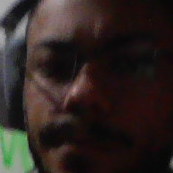
#> input picture dataset/Felipe/000.png, 173 x 173 px
$ python -i filtros.py   (imports and definitions only)   (older library calls are emulated)
#> lines starting #> are read from the running program, lines starting #| are printed output that depends on the picture
#> further down, picture is the input picture: shape (173, 173, 3); mean B, G, R 34.2, 37.3, 46.6
"""Filtragem espacial e detecção de bordas."""
import cv2
import numpy as np


def filtro_media(img: np.ndarray, k: int = 5) -> np.ndarray:
    """Média (box filter): suaviza ruído, mas borra as bordas."""
    return cv2.blur(img, (k, k))


def filtro_mediana(img: np.ndarray, k: int = 5) -> np.ndarray:
    """Mediana: excelente contra ruído sal-e-pimenta, preserva melhor as bordas."""
    return cv2.medianBlur(img, k)


def filtro_gaussiano(img: np.ndarray, k: int = 5, sigma: float = 0) -> np.ndarray:
    """Gaussiano: média ponderada (sigma=0 => calculado a partir de k)."""
    return cv2.GaussianBlur(img, (k, k), sigma)


def _cinza(img: np.ndarray) -> np.ndarray:
    return img if img.ndim == 2 else cv2.cvtColor(img, cv2.COLOR_BGR2GRAY)
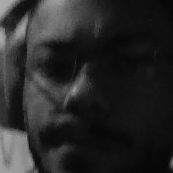
#> returned value: shape (173, 173); min 3, max 175, mean 39.7


def sobel(img: np.ndarray, k: int = 3) -> np.ndarray:
    """Magnitude do gradiente de Sobel, normalizada para 0-255."""
    g = _cinza(img)
    gx = cv2.Sobel(g, cv2.CV_64F, 1, 0, ksize=k)
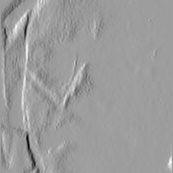
#> gx: shape (173, 173) float64; min -413, max 254, mean -4.2; drawn with min black and max white
    gy = cv2.Sobel(g, cv2.CV_64F, 0, 1, ksize=k)
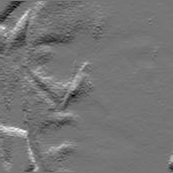
#> gy: shape (173, 173) float64; min -193, max 226, mean -0.8; drawn with min black and max white
    mag = np.hypot(gx, gy)
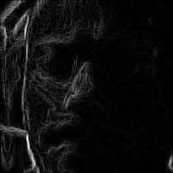
#> mag: shape (173, 173) float64; min 0, max 413.8, mean 24.1; drawn with min black and max white
    if mag.max() > 0:
        mag = mag / mag.max() * 255
    return mag.astype(np.uint8)


def canny(img: np.ndarray, limiar1: int = 100, limiar2: int = 200) -> np.ndarray:
    """Canny com leve suavização gaussiana prévia."""
    g = cv2.GaussianBlur(_cinza(img), (5, 5), 0)
    return cv2.Canny(g, limiar1, limiar2)


def adicionar_ruido_sal_pimenta(img: np.ndarray, proporcao: float = 0.03,
                                semente: int = 0) -> np.ndarray:
    """Utilitário para demonstrar a diferença média x mediana."""
    rng = np.random.default_rng(semente)
    saida = img.copy()
    mascara = rng.random(img.shape[:2])
    saida[mascara < proporcao / 2] = 0
    saida[mascara > 1 - proporcao / 2] = 255
    return saida

>>> import cv2
>>> picture = cv2.imread('dataset/Felipe/000.png')
>>> result = sobel(picture)

$ run again, on dataset/Felipe/003.png
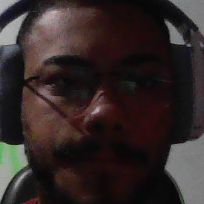
#> input picture dataset/Felipe/003.png, 204 x 204 px
#> picture is the input picture: shape (204, 204, 3); mean B, G, R 39.2, 39.8, 50.1
#> in sobel, `gy = cv2.Sobel(g, cv2.CV_64F, 0, 1, ksize=k)`:
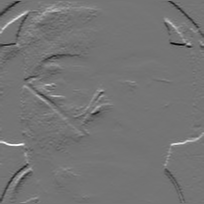
#> gy: shape (204, 204) float64; min -481, max 568, mean -0.9; drawn with min black and max white
#> in sobel, `mag = np.hypot(gx, gy)`:
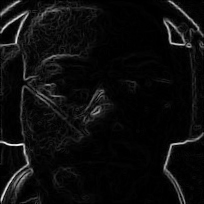
#> mag: shape (204, 204) float64; min 0, max 575.2, mean 29.8; drawn with min black and max white
